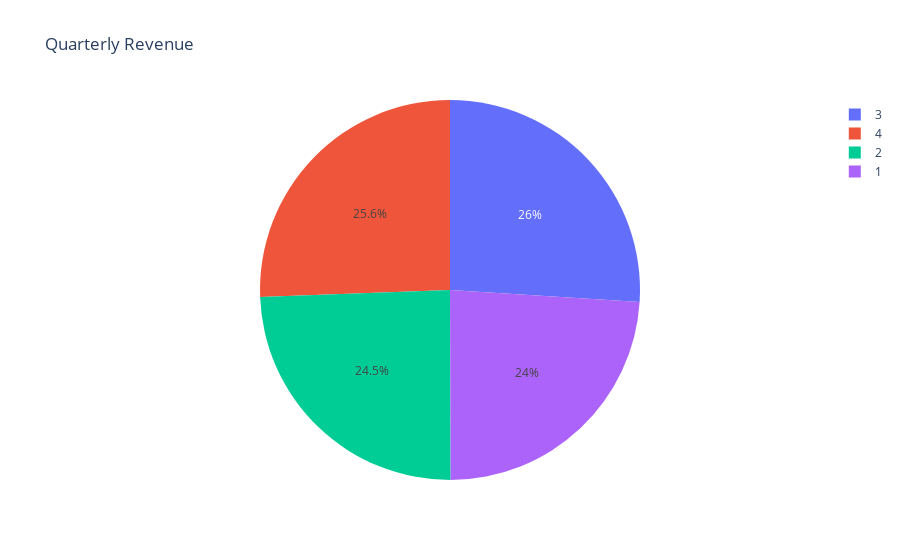

The notebook cell saved with this chart:
### Code cell
fig = px.pie(quarter_revenue, values = 'revenue', names = quarter_revenue.index, title='Quarterly Revenue')
fig.show()

### Figure 1 — Plotly figure (JSON) as saved in the notebook; plotly's stock layout.template omitted (floating-point values rounded to 4 significant figures)
{"data": [{"domain": {"x": [0, 1], "y": [0, 1]}, "hovertemplate": "quarter=%{label}<br>revenue=%{value}<extra></extra>", "labels": [1, 2, 3, 4], "legendgroup": "", "name": "", "showlegend": true, "type": "pie", "values": [182100, 185970, 197680, 194580]}], "layout": {"legend": {"tracegroupgap": 0}, "title": {"text": "Quarterly Revenue"}}}
